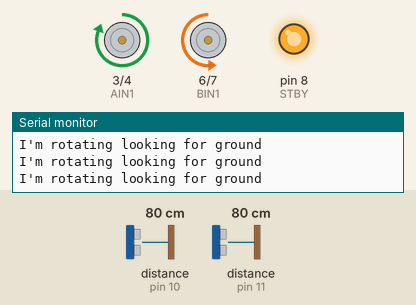
Recording of a sketch running on a simulated Arduino Uno, built with avr-gcc and run on an emulated ATmega328P. On the bench: motor-driver pin pairs drawn as motors (green arrow = first pin HIGH = forward, orange = second pin HIGH = backward, longer = more drive, scaled by the enable pin, stopped while the standby pin is LOW), output pins drawn as LEDs (lit = HIGH), the last lines printed to the serial monitor. Inputs (shaded band) come from the test bench; at power-on: distance to the obstacle (sensors on pin 10, pin 11) 80 cm. The echo pulse lasts 58.3 µs per cm; random numbers use the default seed unless the sketch sets one.

Above: at 1.9 s.
2.0 s: distance to the obstacle (sensor on pin 10) set to 11 cm
5.2 s: distance to the obstacle (sensor on pin 10) set to 8 cm
At 6.6 s:
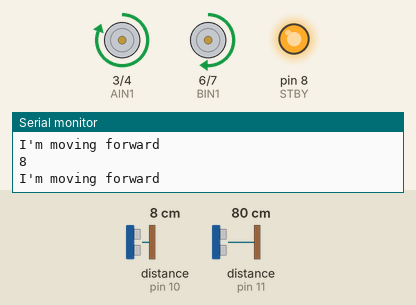
At 7.9 s:
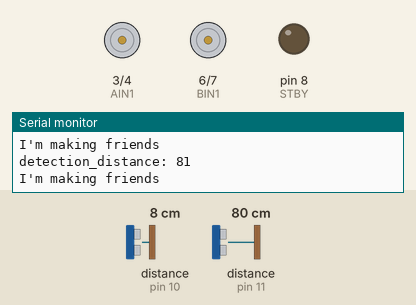
Timing chart, 0 to 36.5 s (numbered marks = the images above; inputs shaded):
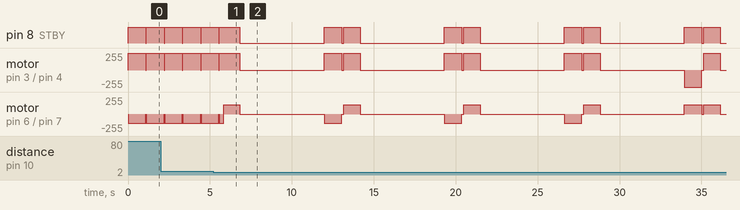

The sketch:

beerbot_3.0.ino
```cpp
// BEERBOT 3.0 //
// TODO: detection of the distance in order to avoid the robot crashes something
// TODO: movement when it doesn't detect anything (now it just rotate on the spot)
// TODO: add another sonar to detect the ground and integrate with the exisisting code
// TODO: implement animantions (mustache and eyebrows) in the function sayHi()
// TODO: integrate miniDF player into sayHi() taking into account animations


// importing libraries
#include <NewPing.h>

// DEFINITIONS
#define TRIGGER_PIN_BORDER 9       // Arduino pin 9 tied to trigger pin on the border ultrasonic sensor
#define ECHO_PIN_BORDER 10          // Arduino pin 10 tied to echo pin on the border ultrasonic sensor
#define TRIGGER_PIN_DETECTION 12    // Arduino pin 12 tied to trigger pin of the detection sonar
#define ECHO_PIN_DETECTION 11       //Arduino pin 11 tied to echo pin of the detection sonar
#define MAX_DISTANCE_BORDER 200    // maximum distance we want to ping for (in centimeters)
#define MAX_DISTANCE_DETECTION 150 // maximum distance we want to ping for (in centimeters)
#define INTERACTION_TIME 5000    // maximum time of interaction with the user
#define ROTATION_TIME 1000   // maximum time of rotation

// VARIABLES

// border (Marco)
bool ground_detected;               // Tells if there is ground in front of the robot
bool look_for_ground;                // Tells if the robot has to look for ground
bool rotate_left;                   // Tells if the robot has to rotate left or right
bool end_interaction = 0;            // Manage the end of the interaction
int border_distance;                 // Distance acquired by the border sonar
int ground_limit = 10;              // Maximum distance for which the sonar output is considered ground
int is_ground_counter = 0;           // Counter needed to have an effective detection of ground

// detection (Nicola)
int detection_ping_counter = 0;
int awake_increment = 3;
int detection_distance;
boolean moved = 0;  //TODO maybe in the movement file
int sp = 140; // default speed

// variables to manage time and acquisitions
long starting_time_border_sonar;   // when the sonar starts to ping
long start_stop_look_for_ground;    // the robot has detected the ground? (TODO)
long starting_time_rotation;   // when the robot starts to rotate to detect people
long starting_time_turning;   // when the robot starts to rotate to detect ground
long starting_time_movement;   // when the robot starts to move
long starting_time_detection_sonar;     // when the sonar starts to ping
long starting_time_interaction;   // when interactions with users starts

NewPing border_sonar(TRIGGER_PIN_BORDER, ECHO_PIN_BORDER, MAX_DISTANCE_BORDER);
NewPing detection_sonar(TRIGGER_PIN_DETECTION, ECHO_PIN_DETECTION, MAX_DISTANCE_DETECTION);

void setup() {

  // initializing the serial port
  Serial.begin(9600);

  randomSeed(1234); // sets a seed for the random number generator

  //border_sonar = setupSonar(1);  // constructor of the border sonar
  //detection_sonar = setupSonar(0);  // constructor of the detection sonar
  setupMovement();    // initialize pins and whatever regarding the movement

  // millis initializations
  starting_time_border_sonar = millis();
  starting_time_detection_sonar = millis();

  ground_detected = false;
  look_for_ground = true;
}

//TODO
void loop() {

  borderDetect(10);
  processBorderDetection();

  moveRobot();

  // Print infos
  Serial.print("ground counter: ");
  Serial.println(is_ground_counter);
  Serial.print("detection counter: ");
  Serial.print(detection_ping_counter);
  Serial.print(" and distance: ");
  Serial.println(detection_distance);
}

// Border sonar detection
void borderDetect(int ping_time){
  if (millis() - starting_time_border_sonar > ping_time) {
    border_distance = border_sonar.ping_cm();
    Serial.println(border_distance);
    if (border_distance < ground_limit && border_distance != 0) {
      is_ground_counter++;
    } else {
      is_ground_counter--;
    }
  }
}

//Manage the detection of the border
void processBorderDetection(){
  if (is_ground_counter >= 2) {
    is_ground_counter = 2;
    if (!ground_detected) {
      Serial.print("Ground detected, with value: ");
      Serial.println(border_distance);
      ground_detected = true;
      setLookForGround(false);
    }
  } else if (is_ground_counter <= 0) {
      is_ground_counter = 0;
      stopRobot();
      if (ground_detected) {
        Serial.print("No more ground, with value: ");
        Serial.println(border_distance);
        ground_detected = false;
        if (!look_for_ground){
          setLookForGround(true);
        }
      }
  }
  starting_time_border_sonar = millis();
  delay(10);
}


// Manage the robot looking for ground
void setLookForGround(bool b) {
  if (b) {
    Serial.println("I'm looking for ground");
    look_for_ground = b;
    moveBackward(sp);
    // Get the sense of rotation;
    rotate_left = random(2);
    //moveRobot();
  } else {
    Serial.println("I'm going to stop looking for ground");
    //start_stop_look_for_ground = millis();
    look_for_ground = false;
    moved = 0;
    //moveRobot();
  }
}

// Manage the movement of the robot
void moveRobot(){
  // look for ground if the robot has to
  if(look_for_ground){
    rotate(sp, rotate_left);  // turn left or right with respect to the value of "rotate_left"
    starting_time_turning = millis();
    while(millis() - starting_time_turning < 1000 && look_for_ground){
      Serial.println("I'm rotating looking for ground");
      borderDetect(50);
      if(border_distance < ground_limit && border_distance != 0){
        setLookForGround(false);
      }
      starting_time_border_sonar = millis();
    }
  }
  else if(!moved){
    Serial.println("Free movement");
    processPeopleDetection();
  }
}

// Manage pings of the sonar
void peopleDetect(){

  //delay(100);
  detection_distance = detection_sonar.ping_cm();
  Serial.print("detection_distance: ");
  Serial.println(detection_distance);
  if (detection_distance > 5) {
    // Read distance from sensor and send to serial
    // Decrese the idle counter
    detection_ping_counter = detection_ping_counter - awake_increment;
    if (detection_ping_counter < 0){
      detection_ping_counter = 0;
    }
  } else {
    detection_ping_counter++;
    if(detection_ping_counter >= 5){
      moved = 0;
    }
  }
}

// This method has to detect people
// TODO: detection of the wall must be implemented
void processPeopleDetection(){

  boolean flag = 0;   //detection of people while rotating

  if(!end_interaction){  // at the end of the interaction we don't need to update the counter because sayHi() has already done it
    peopleDetect();
  }

  if(detection_ping_counter >= 10){    // the robot starts to look around in order to detect someone

    //if(end_interaction){
      //end_interaction = 0;
    //}
    Serial.println("I have to rotate!");
    rotate(sp, random(2));  // turn right or left depending on the random number generator

    starting_time_rotation = millis();
    while(millis() - starting_time_rotation < ROTATION_TIME && !flag){
      peopleDetect();
      Serial.print("distance while rotating: ");
      Serial.println(detection_distance);
      if (detection_distance > 5){
        if(!end_interaction){
          // if it detects someone it stops rotating and tries to approach the person
          detection_ping_counter = 0;
          stopRobot();
          moveForward(sp);
          moved = 1;
          // it moves forward for a fixed amount of time
          starting_time_movement = millis();
          while(millis() - starting_time_movement < 1000){
            Serial.println("I'm moving forward");
            delay(50);
            borderDetect(50);
            processBorderDetection();
            if(look_for_ground){
              break;
            }
            else{
              moveRobot();
            }
          }

          stopRobot();
          sayHi();  //TODO
          flag = 1;  // breaks the loop
      }
    }
    else{
      end_interaction = 0;
    }
  }

    // after a certain time interval it stops anyway
    if(!flag){
      stopRobot();
      end_interaction = 0;
    }

    detection_ping_counter = 0;

  }
  else if(detection_ping_counter <= 0 ){
    // it has detected someone in front of him
    detection_ping_counter = 0;
    if(!moved){
      Serial.println("Approaching the person");
      moveForward(sp); // approaching the person
      moved = 1;
      starting_time_movement = millis();
      while(millis() - starting_time_movement < 1000){
        Serial.println("I'm moving forward");
        delay(50);
        borderDetect(50);
        processBorderDetection();
        if(look_for_ground){
          break;
        }
        else{
          moveRobot();
        }
      }
      stopRobot();
      sayHi(); //TODO
    }
  }
  //TODO: moveAround();
}


// TODO: we have to model and implement the interaction with the user
// TODO: we have to stop rotating somewhere
void sayHi(){
  starting_time_interaction = millis();
  Serial.println("Hey man!");
  while(millis() - starting_time_interaction < INTERACTION_TIME && detection_ping_counter <= 4){
    Serial.println("I'm making friends");
    delay(200);
    peopleDetect();
  }
  if(detection_ping_counter <= 4){
    //rotate(sp, random(2));
    end_interaction = 1;
    detection_ping_counter = 10;
    processPeopleDetection();
  }
  moved = 0;
}
```

movement.ino
```cpp
// movement.ino
// Recipe of funcmoetions regarding the movement

// DEFINITIONS

#define RIGHT 0  // to turn right when rotating
#define LEFT 1  // to turn left when rotating
#define DIR_FORWARD 1  //clockwise
#define DIR_BACKWARD 0  //counter-clockwise
#define MOVEMENT_TIME 1300  // maximum time of movement

int STBY = 8; // standby pin

// MOTOR A: connected between A01 and A02
int PWMA = 2; // speed control
int AIN1 = 3; // direction
int AIN2 = 4; // direction

// MOTOR B:  connected between B01 and B02
int PWMB = 5; // speed control
int BIN1 = 6; // direction
int BIN2 = 7; // direction

long starting_time;   // when the robot starts to move forward

// FUNCTIONS

// movement set-up
void setupMovement(){
    // setting I/O
  pinMode(STBY, OUTPUT);

  pinMode(PWMA, OUTPUT);
  pinMode(AIN1, OUTPUT);
  pinMode(AIN2, OUTPUT);

  pinMode(PWMB, OUTPUT);
  pinMode(BIN1, OUTPUT);
  pinMode(BIN2, OUTPUT);
}

// stops the robot
void stopRobot(){
  Serial.println("STOP!");
  digitalWrite(STBY, LOW);
}

// rotation on the spot in order to detect someone
void rotate(int vel, boolean dir){
  if(dir == LEFT){

    Serial.println("I'm rotating left");
    moveMotor(1, vel, DIR_BACKWARD);
    moveMotor(0, vel, DIR_FORWARD);
  }
  else{

    Serial.println("I'm rotating right");
    moveMotor(0, vel, DIR_BACKWARD);
    moveMotor(1, vel, DIR_FORWARD);
  }
}

// move the robot forward
void moveForward(int vel){
  moveMotor(1, vel, DIR_FORWARD);
  moveMotor(0, vel, DIR_FORWARD);
}

// move the robot backward
void moveBackward(int vel){
  starting_time = millis();
  moveMotor(1, vel, DIR_BACKWARD);
  moveMotor(0, vel, DIR_BACKWARD);

  // it moves forward for a fixed amount of time
  delay(300);
  Serial.println("I'm moving BACKWARD");

  stopRobot();
}

//Move specific motor at speed and direction
void moveMotor(int motor, int sp, boolean dir){

//motor: 0 for B 1 for A
//speed: 0 is off, and 255 is full speed
//direction: 0 clockwise, 1 counter-clockwise

  digitalWrite(STBY, HIGH); //disable standby

  boolean inPin1 = LOW;
  boolean inPin2 = HIGH;

  if(dir == 1){
    inPin1 = HIGH;
    inPin2 = LOW;
  }

  if(motor == 1){
    digitalWrite(AIN1, inPin1);
    digitalWrite(AIN2, inPin2);
    analogWrite(PWMA, sp);
  }else{
    digitalWrite(BIN1, inPin1);
    digitalWrite(BIN2, inPin2);
    analogWrite(PWMB, sp);
  }
}
```

Measured:
- the behaviour switches between 10 and 9 cm on distance to the obstacle (sensor on pin 10) (found by bisection; images 0 and 1)
- by itself, pin 8 (STBY): moves between LOW and HIGH, repeating every 14.7 s
